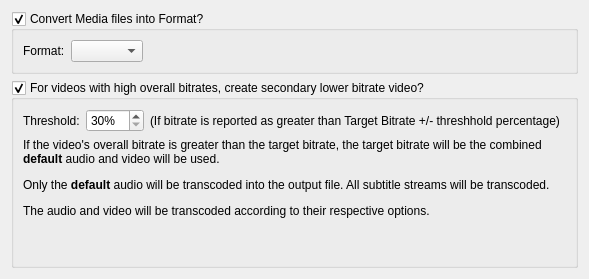
<?xml version="1.0" encoding="UTF-8"?>
<ui version="4.0">
 <class>NMediaManager::NPreferences::NUi::CTranscodeGeneralSettings</class>
 <widget class="QWidget" name="NMediaManager::NPreferences::NUi::CTranscodeGeneralSettings">
  <property name="geometry">
   <rect>
    <x>0</x>
    <y>0</y>
    <width>373</width>
    <height>279</height>
   </rect>
  </property>
  <property name="windowTitle">
   <string>Form</string>
  </property>
  <layout class="QVBoxLayout" name="verticalLayout">
   <item>
    <widget class="QGroupBox" name="convertMediaFormat">
     <property name="title">
      <string>Convert Media files into Format?</string>
     </property>
     <property name="checkable">
      <bool>true</bool>
     </property>
     <layout class="QGridLayout" name="gridLayout">
      <item row="0" column="0">
       <widget class="QLabel" name="label">
        <property name="text">
         <string>Format:</string>
        </property>
       </widget>
      </item>
      <item row="0" column="1">
       <widget class="QComboBox" name="mediaFormats">
        <property name="maximumSize">
         <size>
          <width>300</width>
          <height>16777215</height>
         </size>
        </property>
        <property name="sizeAdjustPolicy">
         <enum>QComboBox::AdjustToContentsOnFirstShow</enum>
        </property>
       </widget>
      </item>
      <item row="0" column="2">
       <spacer name="horizontalSpacer">
        <property name="orientation">
         <enum>Qt::Horizontal</enum>
        </property>
        <property name="sizeHint" stdset="0">
         <size>
          <width>40</width>
          <height>20</height>
         </size>
        </property>
       </spacer>
      </item>
     </layout>
    </widget>
   </item>
   <item>
    <widget class="QGroupBox" name="generateLowBitrateVideo">
     <property name="title">
      <string>For videos with high overall bitrates, create secondary lower bitrate video?</string>
     </property>
     <property name="checkable">
      <bool>true</bool>
     </property>
     <layout class="QGridLayout" name="gridLayout_2">
      <item row="0" column="0">
       <widget class="QLabel" name="label_12">
        <property name="text">
         <string>Threshold:</string>
        </property>
       </widget>
      </item>
      <item row="0" column="1">
       <widget class="QSpinBox" name="bitrateThreshold">
        <property name="suffix">
         <string>%</string>
        </property>
        <property name="minimum">
         <number>30</number>
        </property>
        <property name="maximum">
         <number>200</number>
        </property>
       </widget>
      </item>
      <item row="0" column="3">
       <spacer name="horizontalSpacer_9">
        <property name="orientation">
         <enum>Qt::Horizontal</enum>
        </property>
        <property name="sizeHint" stdset="0">
         <size>
          <width>40</width>
          <height>20</height>
         </size>
        </property>
       </spacer>
      </item>
      <item row="0" column="2">
       <widget class="QLabel" name="label_13">
        <property name="text">
         <string>(If bitrate is reported as greater than Target Bitrate +/- threshhold percentage)</string>
        </property>
       </widget>
      </item>
      <item row="1" column="0" colspan="4">
       <widget class="QLabel" name="label_2">
        <property name="text">
         <string>&lt;html&gt;&lt;head/&gt;&lt;body&gt;&lt;p&gt;If the video's overall bitrate is greater than the target bitrate, the target bitrate will be the combined &lt;span style=&quot; font-weight:600;&quot;&gt;default&lt;/span&gt; audio and video will be used. &lt;/p&gt;&lt;p&gt;Only the &lt;span style=&quot; font-weight:600;&quot;&gt;default&lt;/span&gt; audio will be transcoded into the output file. All subtitle streams will be transcoded.&lt;/p&gt;&lt;p&gt;The audio and video will be transcoded according to their respective options. &lt;/p&gt;&lt;p&gt;&lt;br/&gt;&lt;/p&gt;&lt;/body&gt;&lt;/html&gt;</string>
        </property>
        <property name="wordWrap">
         <bool>true</bool>
        </property>
       </widget>
      </item>
     </layout>
    </widget>
   </item>
   <item>
    <spacer name="verticalSpacer_7">
     <property name="orientation">
      <enum>Qt::Vertical</enum>
     </property>
     <property name="sizeHint" stdset="0">
      <size>
       <width>20</width>
       <height>231</height>
      </size>
     </property>
    </spacer>
   </item>
  </layout>
 </widget>
 <tabstops>
  <tabstop>convertMediaFormat</tabstop>
  <tabstop>mediaFormats</tabstop>
 </tabstops>
 <resources/>
 <connections/>
</ui>
